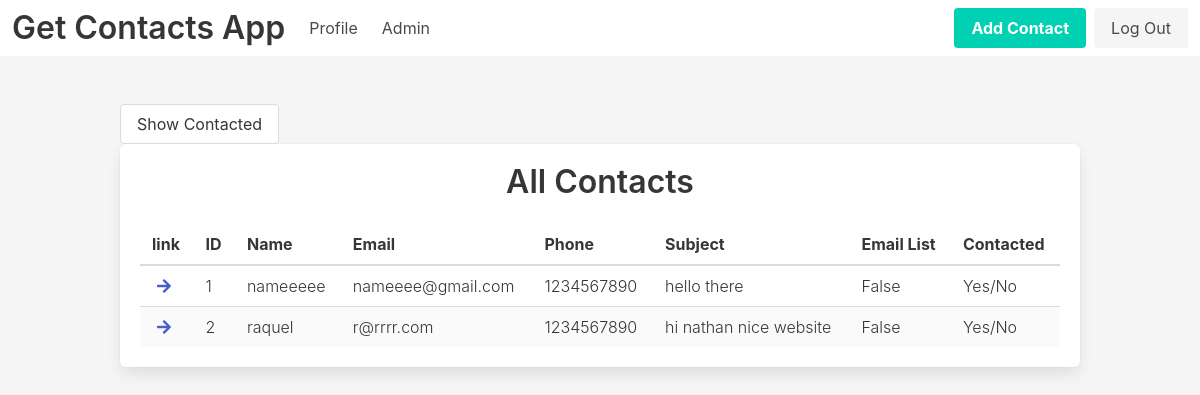
The page /admin/contacts (signed in) on the database as committed earlier.
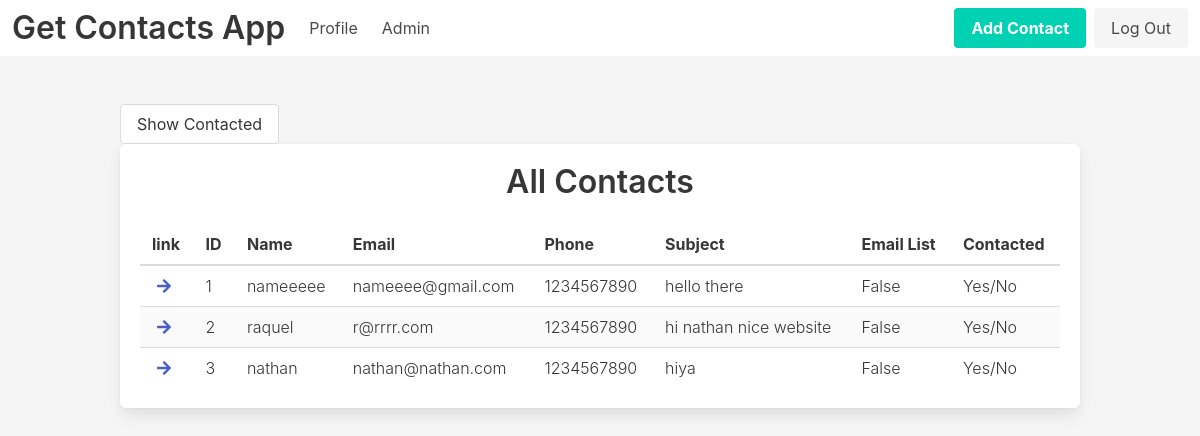
The same page on the database as committed later.
### get_contacts_app/models.py (models this page shows)
class Contact(db.Model):
    id = db.Column(db.Integer, primary_key=True)
    name = db.Column(db.String(100), nullable=False)
    date_posted = db.Column(
        db.DateTime, nullable=False,
        default=datetime.utcnow)
    email = db.Column(db.String(120), nullable=False)
    phone = db.Column(db.Integer)
    subject = db.Column(db.String(75), nullable=False)
    body = db.Column(db.String(280), nullable=False)
    join = db.Column(db.Boolean)
    contacted = db.Column(db.Boolean)
    posts = db.relationship('Post',backref='contact_thread',lazy=True)

### get_contacts_app/routes.py (the view)
@app.route("/admin")
@app.route("/admin/contacts")
@login_required
def admin_home():
    contacts = Contact.query.all()
    return render_template('admin-home.html', contacts=contacts)

### get_contacts_app/models.py (called while the page is built)
@login_manager.user_loader
def load_user(user_id):
    return User.query.get(int(user_id))

### get_contacts_app/templates/admin-home.html
{% extends 'base.html' %}
{% block main %}
<section id="contacts-section" class="section">
    <div class="container">
        <button class="button">Show Contacted</button>
        <div class="box">
            <h2 class="title has-text-centered">All Contacts</h2>
            <div class="table-container">
                <table class="table is-striped is-hoverable is-fullwidth">
                    <thead>
                        <tr>
                            <th>link</th>
                            <th>ID</th>
                            <th>Name</th>
                            <th>Email</th>
                            <th>Phone</th>
                            <th>Subject</th>
                            <th>Email List</th>
                            <th>Contacted</th>
                        </tr>
                    </thead>
                    <tbody>
                        {% for contact in contacts %}
                        <tr>
                            <th><a href="{{ url_for('one_contact', contact_id=contact.id) }}"><span class="icon"><i
                                            class="fas fa-arrow-right"></i></span></a></th>
                            <th class="has-text-weight-light">{{ contact.id }}</th>
                            <th class="has-text-weight-light">{{ contact.name }}</th>
                            <th class="has-text-weight-light">{{ contact.email }}</th>
                            <th class="has-text-weight-light">{{ contact.phone }}</th>
                            <th class="has-text-weight-light">{{ contact.subject }}</th>
                            <th class="has-text-weight-light">{{ contact.join }}</th>
                            <th class="has-text-weight-light">Yes/No</th>
                        </tr>
                        {% endfor %}
                    </tbody>
                </table>
            </div>
        </div>
    </div>
</section>
{% endblock %}

### get_contacts_app/templates/base.html (shortened to what this page needs)
<!DOCTYPE html>
<html lang="en">
<head>
    <link rel="stylesheet" href="https://cdnjs.cloudflare.com/ajax/libs/bulma/0.9.1/css/bulma.min.css"
 />
    <link rel="stylesheet" href="https://cdnjs.cloudflare.com/ajax/libs/font-awesome/5.15.1/css/all.min.css"
 />
    <link rel="stylesheet" href="{{ url_for('static', filename='main.css')}}">
</head>
<body>
    <header>
        <nav class="navbar" role="navigation" aria-label="main navigation">
            <div class="navbar-brand">
                <a class="navbar-item" href="{{url_for('home')}}">
                    <h2 class="title is-3">Get Contacts App</h2>
                </a>
            </div>
            <div id="navbarBasicExample" class="navbar-menu">
                <div class="navbar-start">
                    <a href="{{url_for('account')}}" class="navbar-item">Profile</a>
                    <a href="{{url_for('admin_home')}}" class="navbar-item">Admin</a>
                </div>
                <div class="navbar-end">
                    <div class="navbar-item">
                        <div class="buttons">
                            {% if current_user.is_authenticated %}
                            <a href="{{url_for('add_contact')}}" class="button is-primary"><strong>Add
                                    Contact</strong></a>
                            <a href="{{url_for('logout')}}" class="button is-light">Log Out</a>
                            {% else %}
                            <a href="{{url_for('register')}}" class="button is-primary"><strong>Register</strong></a>
                            <a href="{{url_for('login')}}" class="button is-light">Log In</a>
                            {% endif %}
                        </div>
                    </div>
                </div>
            </div>
        </nav>
    </header>
    <main>{% block main %}{% endblock %}</main>
</body>
</html>

### get_contacts_app/static/main.css (style rules this page uses)
body { background-color: #f5f5f5; height: 100vh; }

Rows that differ between the two databases and show on the page:
added Contact: id "3", name "nathan", email "nathan@nathan.com", phone "1234567890", subject "hiya", join "False"
